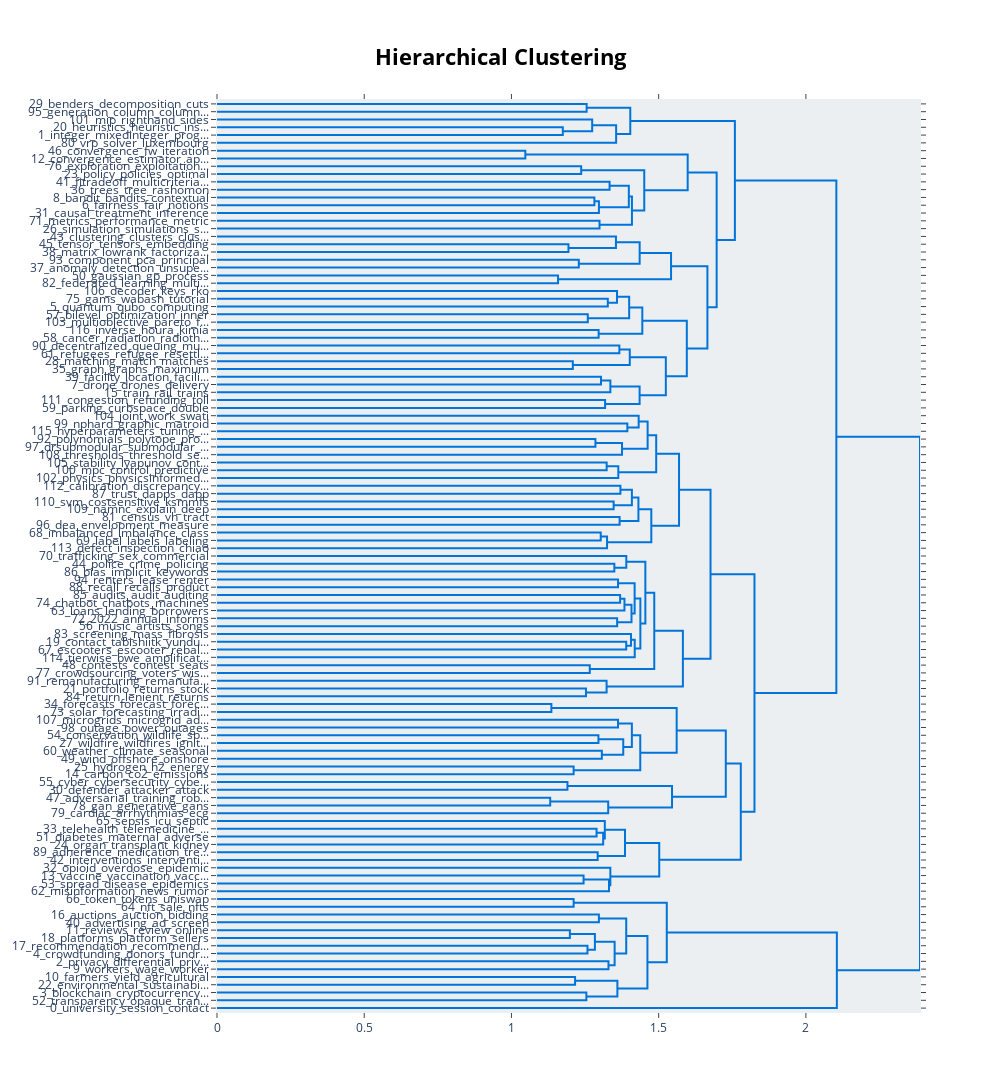

Notebook code cell kept with this figure:
### Code cell
#Visualizing Topic Hierarchy
#topic_model.visualize_hierarchy(top_n_topics=20)

#Alternatively, without specifying the number of topics to be clustered
topic_model.visualize_hierarchy()

### Figure 1 — Plotly figure (JSON) as saved in the notebook; plotly's stock layout.template omitted (floating-point values rounded to 4 significant figures)
{"data": [{"hoverinfo": "text", "marker": {"color": "rgb(0,116,217)"}, "mode": "lines", "type": "scatter", "x": [0, 1.255, 1.255, 0], "xaxis": "x", "y": [-5, -5, -15, -15], "yaxis": "y"}, {"hoverinfo": "text", "marker": {"color": "rgb(0,116,217)"}, "mode": "lines", "type": "scatter", "x": [0, 1.174, 1.174, 0], "xaxis": "x", "y": [-35, -35, -45, -45], "yaxis": "y"}, {"hoverinfo": "text", "marker": {"color": "rgb(0,116,217)"}, "mode": "lines", "type": "scatter", "x": [0, 1.274, 1.274, 1.174], "xaxis": "x", "y": [-25, -25, -40, -40], "yaxis": "y"}, {"hoverinfo": "text", "marker": {"color": "rgb(0,116,217)"}, "mode": "lines", "type": "scatter", "x": [1.274, 1.356, 1.356, 0], "xaxis": "x", "y": [-32.5, -32.5, -55, -55], "yaxis": "y"}, {"hoverinfo": "text", "marker": {"color": "rgb(0,116,217)"}, "mode": "lines", "type": "scatter", "x": [1.255, 1.404, 1.404, 1.356], "xaxis": "x", "y": [-10, -10, -43.75, -43.75], "yaxis": "y"}, {"hoverinfo": "text", "marker": {"color": "rgb(0,116,217)"}, "mode": "lines", "type": "scatter", "x": [0, 1.047, 1.047, 0], "xaxis": "x", "y": [-65, -65, -75, -75], "yaxis": "y"}, {"hoverinfo": "text", "marker": {"color": "rgb(0,116,217)"}, "mode": "lines", "type": "scatter", "x": [0, 1.237, 1.237, 0], "xaxis": "x", "y": [-85, -85, -95, -95], "yaxis": "y"}, {"hoverinfo": "text", "marker": {"color": "rgb(0,116,217)"}, "mode": "lines", "type": "scatter", "x": [0, 1.333, 1.333, 0], "xaxis": "x", "y": [-105, -105, -115, -115], "yaxis": "y"}, {"hoverinfo": "text", "marker": {"color": "rgb(0,116,217)"}, "mode": "lines", "type": "scatter", "x": [0, 1.282, 1.282, 0], "xaxis": "x", "y": [-125, -125, -135, -135], "yaxis": "y"}, {"hoverinfo": "text", "marker": {"color": "rgb(0,116,217)"}, "mode": "lines", "type": "scatter", "x": [1.282, 1.297, 1.297, 0], "xaxis": "x", "y": [-130, -130, -145, -145], "yaxis": "y"}, {"hoverinfo": "text", "marker": {"color": "rgb(0,116,217)"}, "mode": "lines", "type": "scatter", "x": [1.333, 1.399, 1.399, 1.297], "xaxis": "x", "y": [-110, -110, -137.5, -137.5], "yaxis": "y"}, {"hoverinfo": "text", "marker": {"color": "rgb(0,116,217)"}, "mode": "lines", "type": "scatter", "x": [0, 1.299, 1.299, 0], "xaxis": "x", "y": [-155, -155, -165, -165], "yaxis": "y"}, {"hoverinfo": "text", "marker": {"color": "rgb(0,116,217)"}, "mode": "lines", "type": "scatter", "x": [1.399, 1.409, 1.409, 1.299], "xaxis": "x", "y": [-123.8, -123.8, -160, -160], "yaxis": "y"}, {"hoverinfo": "text", "marker": {"color": "rgb(0,116,217)"}, "mode": "lines", "type": "scatter", "x": [1.237, 1.451, 1.451, 1.409], "xaxis": "x", "y": [-90, -90, -141.9, -141.9], "yaxis": "y"}, {"hoverinfo": "text", "marker": {"color": "rgb(0,116,217)"}, "mode": "lines", "type": "scatter", "x": [1.047, 1.599, 1.599, 1.451], "xaxis": "x", "y": [-70, -70, -115.9, -115.9], "yaxis": "y"}, {"hoverinfo": "text", "marker": {"color": "rgb(0,116,217)"}, "mode": "lines", "type": "scatter", "x": [0, 1.194, 1.194, 0], "xaxis": "x", "y": [-185, -185, -195, -195], "yaxis": "y"}, {"hoverinfo": "text", "marker": {"color": "rgb(0,116,217)"}, "mode": "lines", "type": "scatter", "x": [0, 1.355, 1.355, 1.194], "xaxis": "x", "y": [-175, -175, -190, -190], "yaxis": "y"}, {"hoverinfo": "text", "marker": {"color": "rgb(0,116,217)"}, "mode": "lines", "type": "scatter", "x": [0, 1.229, 1.229, 0], "xaxis": "x", "y": [-205, -205, -215, -215], "yaxis": "y"}, {"hoverinfo": "text", "marker": {"color": "rgb(0,116,217)"}, "mode": "lines", "type": "scatter", "x": [1.355, 1.435, 1.435, 1.229], "xaxis": "x", "y": [-182.5, -182.5, -210, -210], "yaxis": "y"}, {"hoverinfo": "text", "marker": {"color": "rgb(0,116,217)"}, "mode": "lines", "type": "scatter", "x": [0, 1.158, 1.158, 0], "xaxis": "x", "y": [-225, -225, -235, -235], "yaxis": "y"}, {"hoverinfo": "text", "marker": {"color": "rgb(0,116,217)"}, "mode": "lines", "type": "scatter", "x": [1.435, 1.542, 1.542, 1.158], "xaxis": "x", "y": [-196.2, -196.2, -230, -230], "yaxis": "y"}, {"hoverinfo": "text", "marker": {"color": "rgb(0,116,217)"}, "mode": "lines", "type": "scatter", "x": [0, 1.327, 1.327, 0], "xaxis": "x", "y": [-255, -255, -265, -265], "yaxis": "y"}, {"hoverinfo": "text", "marker": {"color": "rgb(0,116,217)"}, "mode": "lines", "type": "scatter", "x": [0, 1.359, 1.359, 1.327], "xaxis": "x", "y": [-245, -245, -260, -260], "yaxis": "y"}, {"hoverinfo": "text", "marker": {"color": "rgb(0,116,217)"}, "mode": "lines", "type": "scatter", "x": [0, 1.259, 1.259, 0], "xaxis": "x", "y": [-275, -275, -285, -285], "yaxis": "y"}, {"hoverinfo": "text", "marker": {"color": "rgb(0,116,217)"}, "mode": "lines", "type": "scatter", "x": [1.359, 1.4, 1.4, 1.259], "xaxis": "x", "y": [-252.5, -252.5, -280, -280], "yaxis": "y"}, {"hoverinfo": "text", "marker": {"color": "rgb(0,116,217)"}, "mode": "lines", "type": "scatter", "x": [0, 1.296, 1.296, 0], "xaxis": "x", "y": [-295, -295, -305, -305], "yaxis": "y"}, {"hoverinfo": "text", "marker": {"color": "rgb(0,116,217)"}, "mode": "lines", "type": "scatter", "x": [1.4, 1.444, 1.444, 1.296], "xaxis": "x", "y": [-266.2, -266.2, -300, -300], "yaxis": "y"}, {"hoverinfo": "text", "marker": {"color": "rgb(0,116,217)"}, "mode": "lines", "type": "scatter", "x": [0, 1.367, 1.367, 0], "xaxis": "x", "y": [-315, -315, -325, -325], "yaxis": "y"}, {"hoverinfo": "text", "marker": {"color": "rgb(0,116,217)"}, "mode": "lines", "type": "scatter", "x": [0, 1.208, 1.208, 0], "xaxis": "x", "y": [-335, -335, -345, -345], "yaxis": "y"}, {"hoverinfo": "text", "marker": {"color": "rgb(0,116,217)"}, "mode": "lines", "type": "scatter", "x": [1.367, 1.402, 1.402, 1.208], "xaxis": "x", "y": [-320, -320, -340, -340], "yaxis": "y"}, {"hoverinfo": "text", "marker": {"color": "rgb(0,116,217)"}, "mode": "lines", "type": "scatter", "x": [0, 1.304, 1.304, 0], "xaxis": "x", "y": [-355, -355, -365, -365], "yaxis": "y"}, {"hoverinfo": "text", "marker": {"color": "rgb(0,116,217)"}, "mode": "lines", "type": "scatter", "x": [1.304, 1.336, 1.336, 0], "xaxis": "x", "y": [-360, -360, -375, -375], "yaxis": "y"}, {"hoverinfo": "text", "marker": {"color": "rgb(0,116,217)"}, "mode": "lines", "type": "scatter", "x": [0, 1.318, 1.318, 0], "xaxis": "x", "y": [-385, -385, -395, -395], "yaxis": "y"}, {"hoverinfo": "text", "marker": {"color": "rgb(0,116,217)"}, "mode": "lines", "type": "scatter", "x": [1.336, 1.435, 1.435, 1.318], "xaxis": "x", "y": [-367.5, -367.5, -390, -390], "yaxis": "y"}, {"hoverinfo": "text", "marker": {"color": "rgb(0,116,217)"}, "mode": "lines", "type": "scatter", "x": [1.402, 1.524, 1.524, 1.435], "xaxis": "x", "y": [-330, -330, -378.8, -378.8], "yaxis": "y"}, {"hoverinfo": "text", "marker": {"color": "rgb(0,116,217)"}, "mode": "lines", "type": "scatter", "x": [1.444, 1.596, 1.596, 1.524], "xaxis": "x", "y": [-283.1, -283.1, -354.4, -354.4], "yaxis": "y"}, {"hoverinfo": "text", "marker": {"color": "rgb(0,116,217)"}, "mode": "lines", "type": "scatter", "x": [1.542, 1.666, 1.666, 1.596], "xaxis": "x", "y": [-213.1, -213.1, -318.8, -318.8], "yaxis": "y"}, {"hoverinfo": "text", "marker": {"color": "rgb(0,116,217)"}, "mode": "lines", "type": "scatter", "x": [1.599, 1.697, 1.697, 1.666], "xaxis": "x", "y": [-92.97, -92.97, -265.9, -265.9], "yaxis": "y"}, {"hoverinfo": "text", "marker": {"color": "rgb(0,116,217)"}, "mode": "lines", "type": "scatter", "x": [1.404, 1.759, 1.759, 1.697], "xaxis": "x", "y": [-26.88, -26.88, -179.5, -179.5], "yaxis": "y"}, {"hoverinfo": "text", "marker": {"color": "rgb(0,116,217)"}, "mode": "lines", "type": "scatter", "x": [0, 1.394, 1.394, 0], "xaxis": "x", "y": [-415, -415, -425, -425], "yaxis": "y"}, {"hoverinfo": "text", "marker": {"color": "rgb(0,116,217)"}, "mode": "lines", "type": "scatter", "x": [0, 1.432, 1.432, 1.394], "xaxis": "x", "y": [-405, -405, -420, -420], "yaxis": "y"}, {"hoverinfo": "text", "marker": {"color": "rgb(0,116,217)"}, "mode": "lines", "type": "scatter", "x": [0, 1.285, 1.285, 0], "xaxis": "x", "y": [-435, -435, -445, -445], "yaxis": "y"}, {"hoverinfo": "text", "marker": {"color": "rgb(0,116,217)"}, "mode": "lines", "type": "scatter", "x": [1.285, 1.376, 1.376, 0], "xaxis": "x", "y": [-440, -440, -455, -455], "yaxis": "y"}, {"hoverinfo": "text", "marker": {"color": "rgb(0,116,217)"}, "mode": "lines", "type": "scatter", "x": [1.432, 1.463, 1.463, 1.376], "xaxis": "x", "y": [-412.5, -412.5, -447.5, -447.5], "yaxis": "y"}, {"hoverinfo": "text", "marker": {"color": "rgb(0,116,217)"}, "mode": "lines", "type": "scatter", "x": [0, 1.323, 1.323, 0], "xaxis": "x", "y": [-465, -465, -475, -475], "yaxis": "y"}, {"hoverinfo": "text", "marker": {"color": "rgb(0,116,217)"}, "mode": "lines", "type": "scatter", "x": [1.323, 1.363, 1.363, 0], "xaxis": "x", "y": [-470, -470, -485, -485], "yaxis": "y"}, {"hoverinfo": "text", "marker": {"color": "rgb(0,116,217)"}, "mode": "lines", "type": "scatter", "x": [1.463, 1.492, 1.492, 1.363], "xaxis": "x", "y": [-430, -430, -477.5, -477.5], "yaxis": "y"}, {"hoverinfo": "text", "marker": {"color": "rgb(0,116,217)"}, "mode": "lines", "type": "scatter", "x": [0, 1.37, 1.37, 0], "xaxis": "x", "y": [-495, -495, -505, -505], "yaxis": "y"}, {"hoverinfo": "text", "marker": {"color": "rgb(0,116,217)"}, "mode": "lines", "type": "scatter", "x": [0, 1.347, 1.347, 0], "xaxis": "x", "y": [-515, -515, -525, -525], "yaxis": "y"}, {"hoverinfo": "text", "marker": {"color": "rgb(0,116,217)"}, "mode": "lines", "type": "scatter", "x": [1.37, 1.409, 1.409, 1.347], "xaxis": "x", "y": [-500, -500, -520, -520], "yaxis": "y"}, {"hoverinfo": "text", "marker": {"color": "rgb(0,116,217)"}, "mode": "lines", "type": "scatter", "x": [0, 1.367, 1.367, 0], "xaxis": "x", "y": [-535, -535, -545, -545], "yaxis": "y"}, {"hoverinfo": "text", "marker": {"color": "rgb(0,116,217)"}, "mode": "lines", "type": "scatter", "x": [1.409, 1.431, 1.431, 1.367], "xaxis": "x", "y": [-510, -510, -540, -540], "yaxis": "y"}, {"hoverinfo": "text", "marker": {"color": "rgb(0,116,217)"}, "mode": "lines", "type": "scatter", "x": [0, 1.303, 1.303, 0], "xaxis": "x", "y": [-555, -555, -565, -565], "yaxis": "y"}, {"hoverinfo": "text", "marker": {"color": "rgb(0,116,217)"}, "mode": "lines", "type": "scatter", "x": [1.303, 1.325, 1.325, 0], "xaxis": "x", "y": [-560, -560, -575, -575], "yaxis": "y"}, {"hoverinfo": "text", "marker": {"color": "rgb(0,116,217)"}, "mode": "lines", "type": "scatter", "x": [1.431, 1.475, 1.475, 1.325], "xaxis": "x", "y": [-525, -525, -567.5, -567.5], "yaxis": "y"}, {"hoverinfo": "text", "marker": {"color": "rgb(0,116,217)"}, "mode": "lines", "type": "scatter", "x": [1.492, 1.569, 1.569, 1.475], "xaxis": "x", "y": [-453.8, -453.8, -546.2, -546.2], "yaxis": "y"}, {"hoverinfo": "text", "marker": {"color": "rgb(0,116,217)"}, "mode": "lines", "type": "scatter", "x": [0, 1.349, 1.349, 0], "xaxis": "x", "y": [-595, -595, -605, -605], "yaxis": "y"}, {"hoverinfo": "text", "marker": {"color": "rgb(0,116,217)"}, "mode": "lines", "type": "scatter", "x": [0, 1.39, 1.39, 1.349], "xaxis": "x", "y": [-585, -585, -600, -600], "yaxis": "y"}, {"hoverinfo": "text", "marker": {"color": "rgb(0,116,217)"}, "mode": "lines", "type": "scatter", "x": [0, 1.362, 1.362, 0], "xaxis": "x", "y": [-615, -615, -625, -625], "yaxis": "y"}, {"hoverinfo": "text", "marker": {"color": "rgb(0,116,217)"}, "mode": "lines", "type": "scatter", "x": [0, 1.369, 1.369, 0], "xaxis": "x", "y": [-635, -635, -645, -645], "yaxis": "y"}, {"hoverinfo": "text", "marker": {"color": "rgb(0,116,217)"}, "mode": "lines", "type": "scatter", "x": [1.369, 1.384, 1.384, 0], "xaxis": "x", "y": [-640, -640, -655, -655], "yaxis": "y"}, {"hoverinfo": "text", "marker": {"color": "rgb(0,116,217)"}, "mode": "lines", "type": "scatter", "x": [0, 1.359, 1.359, 0], "xaxis": "x", "y": [-665, -665, -675, -675], "yaxis": "y"}, {"hoverinfo": "text", "marker": {"color": "rgb(0,116,217)"}, "mode": "lines", "type": "scatter", "x": [1.384, 1.408, 1.408, 1.359], "xaxis": "x", "y": [-647.5, -647.5, -670, -670], "yaxis": "y"}, {"hoverinfo": "text", "marker": {"color": "rgb(0,116,217)"}, "mode": "lines", "type": "scatter", "x": [1.362, 1.418, 1.418, 1.408], "xaxis": "x", "y": [-620, -620, -658.8, -658.8], "yaxis": "y"}, {"hoverinfo": "text", "marker": {"color": "rgb(0,116,217)"}, "mode": "lines", "type": "scatter", "x": [0, 1.39, 1.39, 0], "xaxis": "x", "y": [-695, -695, -705, -705], "yaxis": "y"}, {"hoverinfo": "text", "marker": {"color": "rgb(0,116,217)"}, "mode": "lines", "type": "scatter", "x": [0, 1.406, 1.406, 1.39], "xaxis": "x", "y": [-685, -685, -700, -700], "yaxis": "y"}, {"hoverinfo": "text", "marker": {"color": "rgb(0,116,217)"}, "mode": "lines", "type": "scatter", "x": [1.406, 1.419, 1.419, 0], "xaxis": "x", "y": [-692.5, -692.5, -715, -715], "yaxis": "y"}, {"hoverinfo": "text", "marker": {"color": "rgb(0,116,217)"}, "mode": "lines", "type": "scatter", "x": [1.418, 1.438, 1.438, 1.419], "xaxis": "x", "y": [-639.4, -639.4, -703.8, -703.8], "yaxis": "y"}, {"hoverinfo": "text", "marker": {"color": "rgb(0,116,217)"}, "mode": "lines", "type": "scatter", "x": [1.39, 1.455, 1.455, 1.438], "xaxis": "x", "y": [-592.5, -592.5, -671.6, -671.6], "yaxis": "y"}, {"hoverinfo": "text", "marker": {"color": "rgb(0,116,217)"}, "mode": "lines", "type": "scatter", "x": [0, 1.266, 1.266, 0], "xaxis": "x", "y": [-725, -725, -735, -735], "yaxis": "y"}, {"hoverinfo": "text", "marker": {"color": "rgb(0,116,217)"}, "mode": "lines", "type": "scatter", "x": [1.455, 1.485, 1.485, 1.266], "xaxis": "x", "y": [-632.0, -632.0, -730, -730], "yaxis": "y"}, {"hoverinfo": "text", "marker": {"color": "rgb(0,116,217)"}, "mode": "lines", "type": "scatter", "x": [0, 1.253, 1.253, 0], "xaxis": "x", "y": [-755, -755, -765, -765], "yaxis": "y"}, {"hoverinfo": "text", "marker": {"color": "rgb(0,116,217)"}, "mode": "lines", "type": "scatter", "x": [0, 1.323, 1.323, 1.253], "xaxis": "x", "y": [-745, -745, -760, -760], "yaxis": "y"}, {"hoverinfo": "text", "marker": {"color": "rgb(0,116,217)"}, "mode": "lines", "type": "scatter", "x": [1.485, 1.582, 1.582, 1.323], "xaxis": "x", "y": [-681.0, -681.0, -752.5, -752.5], "yaxis": "y"}, {"hoverinfo": "text", "marker": {"color": "rgb(0,116,217)"}, "mode": "lines", "type": "scatter", "x": [1.569, 1.676, 1.676, 1.582], "xaxis": "x", "y": [-500, -500, -716.8, -716.8], "yaxis": "y"}, {"hoverinfo": "text", "marker": {"color": "rgb(0,116,217)"}, "mode": "lines", "type": "scatter", "x": [0, 1.136, 1.136, 0], "xaxis": "x", "y": [-775, -775, -785, -785], "yaxis": "y"}, {"hoverinfo": "text", "marker": {"color": "rgb(0,116,217)"}, "mode": "lines", "type": "scatter", "x": [0, 1.362, 1.362, 0], "xaxis": "x", "y": [-795, -795, -805, -805], "yaxis": "y"}, {"hoverinfo": "text", "marker": {"color": "rgb(0,116,217)"}, "mode": "lines", "type": "scatter", "x": [0, 1.295, 1.295, 0], "xaxis": "x", "y": [-815, -815, -825, -825], "yaxis": "y"}, {"hoverinfo": "text", "marker": {"color": "rgb(0,116,217)"}, "mode": "lines", "type": "scatter", "x": [0, 1.307, 1.307, 0], "xaxis": "x", "y": [-835, -835, -845, -845], "yaxis": "y"}, {"hoverinfo": "text", "marker": {"color": "rgb(0,116,217)"}, "mode": "lines", "type": "scatter", "x": [1.295, 1.38, 1.38, 1.307], "xaxis": "x", "y": [-820, -820, -840, -840], "yaxis": "y"}, {"hoverinfo": "text", "marker": {"color": "rgb(0,116,217)"}, "mode": "lines", "type": "scatter", "x": [1.362, 1.409, 1.409, 1.38], "xaxis": "x", "y": [-800, -800, -830, -830], "yaxis": "y"}, {"hoverinfo": "text", "marker": {"color": "rgb(0,116,217)"}, "mode": "lines", "type": "scatter", "x": [0, 1.211, 1.211, 0], "xaxis": "x", "y": [-855, -855, -865, -865], "yaxis": "y"}, {"hoverinfo": "text", "marker": {"color": "rgb(0,116,217)"}, "mode": "lines", "type": "scatter", "x": [1.409, 1.437, 1.437, 1.211], "xaxis": "x", "y": [-815, -815, -860, -860], "yaxis": "y"}, {"hoverinfo": "text", "marker": {"color": "rgb(0,116,217)"}, "mode": "lines", "type": "scatter", "x": [1.136, 1.561, 1.561, 1.437], "xaxis": "x", "y": [-780, -780, -837.5, -837.5], "yaxis": "y"}, {"hoverinfo": "text", "marker": {"color": "rgb(0,116,217)"}, "mode": "lines", "type": "scatter", "x": [0, 1.19, 1.19, 0], "xaxis": "x", "y": [-875, -875, -885, -885], "yaxis": "y"}, {"hoverinfo": "text", "marker": {"color": "rgb(0,116,217)"}, "mode": "lines", "type": "scatter", "x": [0, 1.132, 1.132, 0], "xaxis": "x", "y": [-895, -895, -905, -905], "yaxis": "y"}, {"hoverinfo": "text", "marker": {"color": "rgb(0,116,217)"}, "mode": "lines", "type": "scatter", "x": [1.132, 1.329, 1.329, 0], "xaxis": "x", "y": [-900, -900, -915, -915], "yaxis": "y"}, {"hoverinfo": "text", "marker": {"color": "rgb(0,116,217)"}, "mode": "lines", "type": "scatter", "x": [1.19, 1.545, 1.545, 1.329], "xaxis": "x", "y": [-880, -880, -907.5, -907.5], "yaxis": "y"}, {"hoverinfo": "text", "marker": {"color": "rgb(0,116,217)"}, "mode": "lines", "type": "scatter", "x": [1.561, 1.728, 1.728, 1.545], "xaxis": "x", "y": [-808.8, -808.8, -893.8, -893.8], "yaxis": "y"}, {"hoverinfo": "text", "marker": {"color": "rgb(0,116,217)"}, "mode": "lines", "type": "scatter", "x": [0, 1.289, 1.289, 0], "xaxis": "x", "y": [-935, -935, -945, -945], "yaxis": "y"}, {"hoverinfo": "text", "marker": {"color": "rgb(0,116,217)"}, "mode": "lines", "type": "scatter", "x": [1.289, 1.312, 1.312, 0], "xaxis": "x", "y": [-940, -940, -955, -955], "yaxis": "y"}, {"hoverinfo": "text", "marker": {"color": "rgb(0,116,217)"}, "mode": "lines", "type": "scatter", "x": [0, 1.317, 1.317, 1.312], "xaxis": "x", "y": [-925, -925, -947.5, -947.5], "yaxis": "y"}, {"hoverinfo": "text", "marker": {"color": "rgb(0,116,217)"}, "mode": "lines", "type": "scatter", "x": [0, 1.293, 1.293, 0], "xaxis": "x", "y": [-965, -965, -975, -975], "yaxis": "y"}, {"hoverinfo": "text", "marker": {"color": "rgb(0,116,217)"}, "mode": "lines", "type": "scatter", "x": [1.317, 1.386, 1.386, 1.293], "xaxis": "x", "y": [-936.2, -936.2, -970, -970], "yaxis": "y"}, {"hoverinfo": "text", "marker": {"color": "rgb(0,116,217)"}, "mode": "lines", "type": "scatter", "x": [0, 1.245, 1.245, 0], "xaxis": "x", "y": [-995, -995, -1005, -1005], "yaxis": "y"}, {"hoverinfo": "text", "marker": {"color": "rgb(0,116,217)"}, "mode": "lines", "type": "scatter", "x": [1.245, 1.331, 1.331, 0], "xaxis": "x", "y": [-1000, -1000, -1015, -1015], "yaxis": "y"}, {"hoverinfo": "text", "marker": {"color": "rgb(0,116,217)"}, "mode": "lines", "type": "scatter", "x": [0, 1.336, 1.336, 1.331], "xaxis": "x", "y": [-985, -985, -1008.0, -1008.0], "yaxis": "y"}, {"hoverinfo": "text", "marker": {"color": "rgb(0,116,217)"}, "mode": "lines", "type": "scatter", "x": [1.386, 1.502, 1.502, 1.336], "xaxis": "x", "y": [-953.1, -953.1, -996.2, -996.2], "yaxis": "y"}, {"hoverinfo": "text", "marker": {"color": "rgb(0,116,217)"}, "mode": "lines", "type": "scatter", "x": [1.728, 1.779, 1.779, 1.502], "xaxis": "x", "y": [-851.2, -851.2, -974.7, -974.7], "yaxis": "y"}, {"hoverinfo": "text", "marker": {"color": "rgb(0,116,217)"}, "mode": "lines", "type": "scatter", "x": [1.676, 1.825, 1.825, 1.779], "xaxis": "x", "y": [-608.4, -608.4, -913.0, -913.0], "yaxis": "y"}, {"hoverinfo": "text", "marker": {"color": "rgb(0,116,217)"}, "mode": "lines", "type": "scatter", "x": [1.759, 2.103, 2.103, 1.825], "xaxis": "x", "y": [-103.2, -103.2, -760.7, -760.7], "yaxis": "y"}, {"hoverinfo": "text", "marker": {"color": "rgb(0,116,217)"}, "mode": "lines", "type": "scatter", "x": [0, 1.211, 1.211, 0], "xaxis": "x", "y": [-1025, -1025, -1035, -1035], "yaxis": "y"}, {"hoverinfo": "text", "marker": {"color": "rgb(0,116,217)"}, "mode": "lines", "type": "scatter", "x": [0, 1.297, 1.297, 0], "xaxis": "x", "y": [-1045, -1045, -1055, -1055], "yaxis": "y"}, {"hoverinfo": "text", "marker": {"color": "rgb(0,116,217)"}, "mode": "lines", "type": "scatter", "x": [0, 1.198, 1.198, 0], "xaxis": "x", "y": [-1065, -1065, -1075, -1075], "yaxis": "y"}, {"hoverinfo": "text", "marker": {"color": "rgb(0,116,217)"}, "mode": "lines", "type": "scatter", "x": [0, 1.258, 1.258, 0], "xaxis": "x", "y": [-1085, -1085, -1095, -1095], "yaxis": "y"}, {"hoverinfo": "text", "marker": {"color": "rgb(0,116,217)"}, "mode": "lines", "type": "scatter", "x": [1.198, 1.283, 1.283, 1.258], "xaxis": "x", "y": [-1070, -1070, -1090, -1090], "yaxis": "y"}, {"hoverinfo": "text", "marker": {"color": "rgb(0,116,217)"}, "mode": "lines", "type": "scatter", "x": [0, 1.33, 1.33, 0], "xaxis": "x", "y": [-1105, -1105, -1115, -1115], "yaxis": "y"}, {"hoverinfo": "text", "marker": {"color": "rgb(0,116,217)"}, "mode": "lines", "type": "scatter", "x": [1.283, 1.35, 1.35, 1.33], "xaxis": "x", "y": [-1080, -1080, -1110, -1110], "yaxis": "y"}, {"hoverinfo": "text", "marker": {"color": "rgb(0,116,217)"}, "mode": "lines", "type": "scatter", "x": [1.297, 1.39, 1.39, 1.35], "xaxis": "x", "y": [-1050, -1050, -1095, -1095], "yaxis": "y"}, {"hoverinfo": "text", "marker": {"color": "rgb(0,116,217)"}, "mode": "lines", "type": "scatter", "x": [0, 1.216, 1.216, 0], "xaxis": "x", "y": [-1125, -1125, -1135, -1135], "yaxis": "y"}, {"hoverinfo": "text", "marker": {"color": "rgb(0,116,217)"}, "mode": "lines", "type": "scatter", "x": [0, 1.254, 1.254, 0], "xaxis": "x", "y": [-1145, -1145, -1155, -1155], "yaxis": "y"}, {"hoverinfo": "text", "marker": {"color": "rgb(0,116,217)"}, "mode": "lines", "type": "scatter", "x": [1.216, 1.36, 1.36, 1.254], "xaxis": "x", "y": [-1130, -1130, -1150, -1150], "yaxis": "y"}, {"hoverinfo": "text", "marker": {"color": "rgb(0,116,217)"}, "mode": "lines", "type": "scatter", "x": [1.39, 1.462, 1.462, 1.36], "xaxis": "x", "y": [-1072.0, -1072.0, -1140, -1140], "yaxis": "y"}, {"hoverinfo": "text", "marker": {"color": "rgb(0,116,217)"}, "mode": "lines", "type": "scatter", "x": [1.211, 1.528, 1.528, 1.462], "xaxis": "x", "y": [-1030, -1030, -1106.0, -1106.0], "yaxis": "y"}, {"hoverinfo": "text", "marker": {"color": "rgb(0,116,217)"}, "mode": "lines", "type": "scatter", "x": [1.528, 2.105, 2.105, 0], "xaxis": "x", "y": [-1068.0, -1068.0, -1165, -1165], "yaxis": "y"}, {"hoverinfo": "text", "marker": {"color": "rgb(0,116,217)"}, "mode": "lines", "type": "scatter", "x": [2.103, 2.388, 2.388, 2.105], "xaxis": "x", "y": [-431.9, -431.9, -1117.0, -1117.0], "yaxis": "y"}], "layout": {"autosize": false, "height": 1955, "hoverlabel": {"bgcolor": "white", "font": {"family": "Rockwell", "size": 16}}, "hovermode": "closest", "plot_bgcolor": "#ECEFF1", "showlegend": false, "title": {"font": {"color": "Black", "size": 22}, "text": "<b>Hierarchical Clustering", "x": 0.5, "xanchor": "center", "yanchor": "top"}, "width": 1000, "xaxis": {"mirror": "allticks", "rangemode": "tozero", "showgrid": false, "showline": true, "showticklabels": true, "ticks": "outside", "type": "linear", "zeroline": false}, "yaxis": {"mirror": "allticks", "range": [-1170, 0], "rangemode": "tozero", "showgrid": false, "showline": true, "showticklabels": true, "tickmode": "array", "ticks": "outside", "ticktext": ["29_benders_decomposition_cuts", "95_generation_column_column...", "101_mip_righthand_sides", "20_heuristics_heuristic_ins...", "1_integer_mixedinteger_prog...", "80_vrp_solver_luxembourg", "46_convergence_fw_iteration", "12_convergence_estimator_ap...", "76_exploration_exploitation...", "23_policy_policies_optimal", "41_fitradeoff_multicriteria...", "36_trees_tree_rashomon", "8_bandit_bandits_contextual", "6_fairness_fair_notions", "31_causal_treatment_inference", "71_metrics_performance_metric", "26_simulation_simulations_s...", "43_clustering_clusters_clus...", "45_tensor_tensors_embedding", "38_matrix_lowrank_factoriza...", "93_component_pca_principal", "37_anomaly_detection_unsupe...", "50_gaussian_gp_process", "82_federated_learning_multi...", "106_decoder_keys_rko", "75_gams_wabash_tutorial", "5_quantum_qubo_computing", "57_bilevel_optimization_inner", "103_multiobjective_pareto_f...", "116_inverse_houra_kimia", "58_cancer_radiation_radioth...", "90_decentralized_queuing_mu...", "61_refugees_refugee_resettl...", "28_matching_match_matches", "35_graph_graphs_maximum", "39_facility_location_facili...", "7_drone_drones_delivery", "15_train_rail_trains", "111_congestion_refunding_toll", "59_parking_curbspace_double", "104_joint_work_swati", "99_nphard_graphic_matroid", "115_hyperparameters_tuning_...", "92_polynomials_polytope_pro...", "97_drsubmodular_submodular_...", "108_thresholds_threshold_se...", "105_stability_lyapunov_cont...", "100_mpc_control_predictive", "102_physics_physicsinformed...", "112_calibration_discrepancy...", "87_trust_dapps_dapp", "110_svm_costsensitive_ksmmfs", "109_namnc_explain_deep", "81_census_vh_tract", "96_dea_envelopment_measure", "68_imbalanced_imbalance_class", "69_label_labels_labeling", "113_defect_inspection_chiao", "70_trafficking_sex_commercial", "44_police_crime_policing", "86_bias_implicit_keywords", "94_renters_lease_renter", "88_recall_recalls_product", "85_audits_audit_auditing", "74_chatbot_chatbots_machines", "63_loans_lending_borrowers", "72_2022_annual_informs", "56_music_artists_songs", "83_screening_mass_fibrosis", "19_contact_tabishiitk_yundu...", "67_escooters_escooter_rebal...", "114_tierwise_bwe_amplificat...", "48_contests_contest_seats", "77_crowdsourcing_voters_wis...", "91_remanufacturing_remanufa...", "21_portfolio_returns_stock", "84_return_lenient_returns", "34_forecasts_forecast_forec...", "73_solar_forecasting_irradi...", "107_microgrids_microgrid_ad...", "98_outage_power_outages", "54_conservation_wildlife_sp...", "27_wildfire_wildfires_ignit...", "60_weather_climate_seasonal", "49_wind_offshore_onshore", "25_hydrogen_h2_energy", "14_carbon_co2_emissions", "55_cyber_cybersecurity_cybe...", "30_defender_attacker_attack", "47_adversarial_training_rob...", "78_gan_generative_gans", "79_cardiac_arrhythmias_ecg", "65_sepsis_icu_septic", "33_telehealth_telemedicine_...", "51_diabetes_maternal_adverse", "24_organ_transplant_kidney", "89_adherence_medication_tre...", "42_interventions_interventi...", "32_opioid_overdose_epidemic", "13_vaccine_vaccination_vacc...", "53_spread_disease_epidemics", "62_misinformation_news_rumor", "66_token_tokens_uniswap", "64_nft_sale_nfts", "16_auctions_auction_bidding", "40_advertising_ad_screen", "11_reviews_review_online", "18_platforms_platform_sellers", "17_recommendation_recommend...", "4_crowdfunding_donors_fundr...", "2_privacy_differential_priv...", "9_workers_wage_worker", "10_farmers_yield_agricultural", "22_environmental_sustainabi...", "3_blockchain_cryptocurrency...", "52_transparency_opaque_tran...", "0_university_session_contact"], "tickvals": [-5, -15, -25, -35, -45, -55, -65, -75, -85, -95, -105, -115, -125, -135, -145, -155, -165, -175, -185, -195, -205, -215, -225, -235, -245, -255, -265, -275, -285, -295, -305, -315, -325, -335, -345, -355, -365, -375, -385, -395, -405, -415, -425, -435, -445, -455, -465, -475, -485, -495, -505, -515, -525, -535, -545, -555, -565, -575, -585, -595, -605, -615, -625, -635, -645, -655, -665, -675, -685, -695, -705, -715, -725, -735, -745, -755, -765, -775, -785, -795, -805, -815, -825, -835, -845, -855, -865, -875, -885, -895, -905, -915, -925, -935, -945, -955, -965, -975, -985, -995, -1005, -1015, -1025, -1035, -1045, -1055, -1065, -1075, -1085, -1095, -1105, -1115, -1125, -1135, -1145, -1155, -1165], "type": "linear", "zeroline": false}}}
